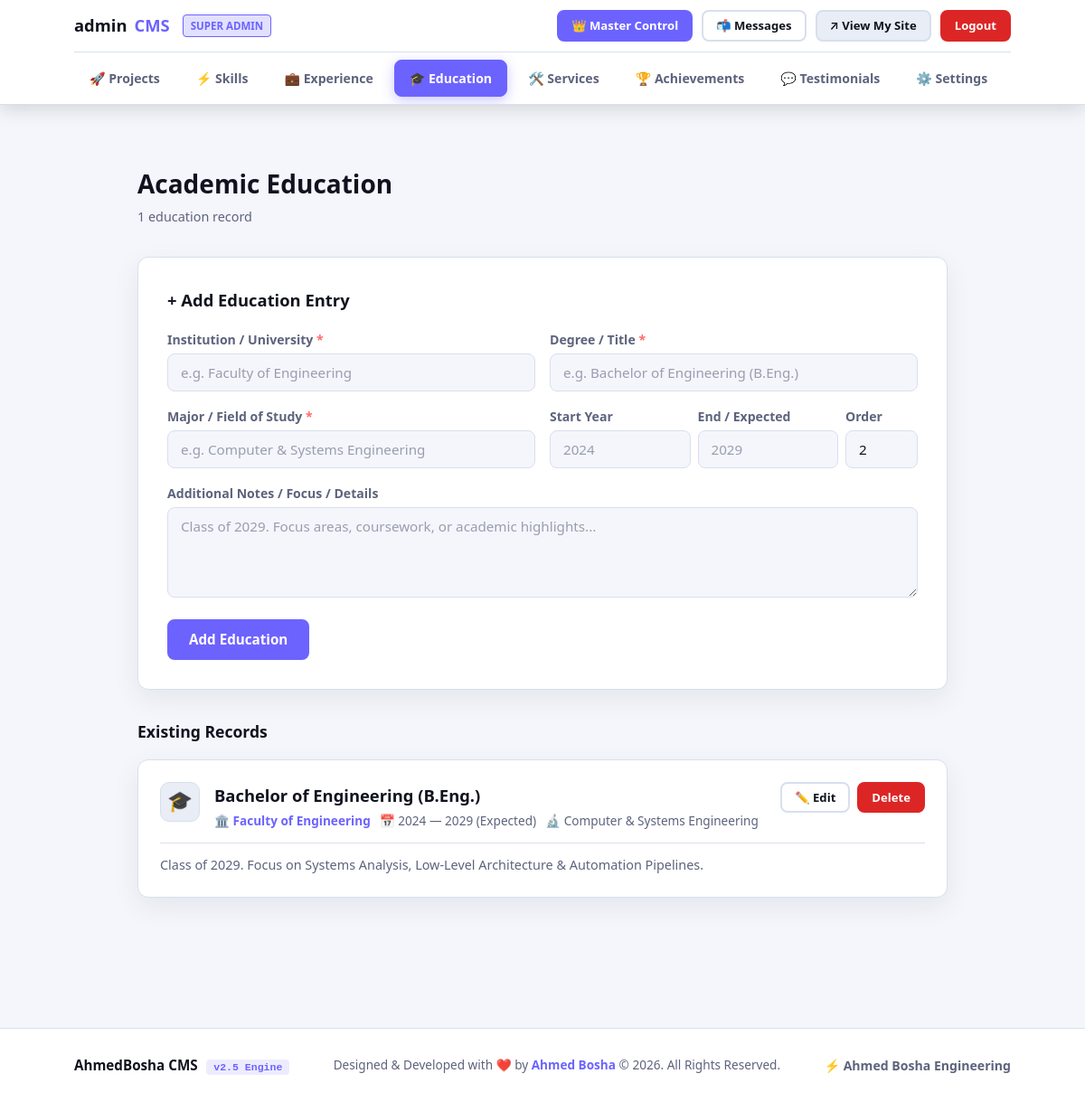
/admin/education (signed in), run on the app's committed database.
### tables this page shows
CREATE TABLE "site_settings" (
                id              INTEGER PRIMARY KEY AUTOINCREMENT,
                user_id         INTEGER DEFAULT 1,
                name            TEXT    DEFAULT 'Ahmed Bosha',
                logo_text       TEXT    DEFAULT 'AhmedBosha',
                site_title      TEXT    DEFAULT 'Ahmed Bosha — Engineering & Software Portfolio',
                greeting        TEXT    DEFAULT 'Hi, I''m',
                tagline         TEXT    DEFAULT 'Engineering Student & Software Developer',
                typing_texts    TEXT    DEFAULT 'Engineering Student,Software Developer,Problem Solver,Automation Enthusiast',
                bio             TEXT    DEFAULT 'Class of 2029. Passionate about automation, system analysis, and reverse engineering. I build tools that turn complex workflows into clean, efficient solutions.',
                footer_text     TEXT    DEFAULT '© 2026 Ahmed Bosha',
                profile_photo   TEXT,
                email           TEXT    DEFAULT 'ahmedbosha2566@gmail.com',
                github_url      TEXT    DEFAULT 'https://github.com/AhmedBosha',
                linkedin_url    TEXT,
                twitter_url     TEXT,
                resume_url      TEXT,
                color_primary   TEXT    DEFAULT '#6c63ff',
                color_accent    TEXT    DEFAULT '#ff6b6b',
                color_bg        TEXT    DEFAULT '#0c0c12',
                color_surface   TEXT    DEFAULT '#161622',
                color_text      TEXT    DEFAULT '#f0f0f8',
                admin_user      TEXT    DEFAULT 'admin',
                admin_pass_hash TEXT,
                theme_name      TEXT    DEFAULT 'default'
            );

CREATE TABLE education (
            id                  INTEGER PRIMARY KEY AUTOINCREMENT,
            institution         TEXT    NOT NULL,
            degree              TEXT    NOT NULL,
            field_of_study      TEXT    NOT NULL,
            start_year          TEXT    NOT NULL,
            end_year            TEXT    NOT NULL,
            grade_or_details    TEXT,
            sort_order          INTEGER DEFAULT 0
        , user_id INTEGER DEFAULT 1);

### app.py (the view)
@app.route("/admin/education")
@login_required
def admin_education():
    user_id = session.get("user_id", 1)
    db = get_db()
    items = db.execute("SELECT * FROM education WHERE user_id = ? ORDER BY sort_order ASC, start_year DESC", (user_id,)).fetchall()
    return render_template("admin/education.html", education_list=items)

### app.py (called while the page is built)
def get_db():
    if "db" not in g:
        g.db = sqlite3.connect(DATABASE, timeout=15.0)
        g.db.row_factory = sqlite3.Row
        g.db.execute("PRAGMA foreign_keys = ON")
        try:
            g.db.execute("PRAGMA journal_mode = WAL")
            g.db.execute("PRAGMA busy_timeout = 5000")
        except Exception:
            pass
    return g.db

def get_settings(user_id=None, db=None):
    if db is None:
        db = get_db()
    if user_id is None:
        user_id = session.get("user_id", 1)
    s = db.execute("SELECT * FROM site_settings WHERE user_id = ?", (user_id,)).fetchone()
    if not s:
        s = db.execute("SELECT * FROM site_settings WHERE user_id = 1 OR id = 1").fetchone()
    return s

@app.context_processor
def inject_globals():
    try:
        user_id = session.get("user_id", 1)
        db = get_db()
        settings = get_settings(user_id=user_id, db=db)
        master_settings = get_settings(user_id=1, db=db)
        unread = db.execute(
            "SELECT COUNT(*) FROM messages WHERE user_id = ? AND is_read = 0", (user_id,)
        ).fetchone()[0]
    except Exception:
        settings = None
        master_settings = None
        unread = 0
    return dict(settings=settings, master_settings=master_settings, unread_count=unread)

def login_required(view):
    @functools.wraps(view)
    def wrapped(**kwargs):
        if not session.get("user_id") and not session.get("admin_logged_in"):
            flash("Please log in to access the dashboard.", "warning")
            return redirect(url_for("admin_login"))
        return view(**kwargs)
    return wrapped

### templates/admin/education.html (shortened to what this page needs)
{% extends "base.html" %}
{% block body %}
{% set active_tab = 'education' %}
{% include "admin/nav.html" %}
<main class="admin-main">
    <div class="container" style="max-width:960px;">
        <div class="admin-header">
            <div>
                <h1 class="admin-header__title">Academic Education</h1>
                <p class="admin-header__subtitle">{{ education_list | length }} education record{{ 's' if education_list | length != 1 }}</p>
            </div>
        </div>
        <div class="form-card" style="margin-bottom: var(--space-lg);">
            <h3 style="margin-bottom: var(--space-md); font-size: 1.15rem; font-weight: 700;">+ Add Education Entry</h3>
            <form method="POST" action="{{ url_for('admin_add_education') }}">
                <div class="form-row">
                    <div class="form-group">
                        <label class="form-label" for="inst">Institution / University <span class="required">*</span></label>
                        <input class="form-input" type="text" id="inst" name="institution" placeholder="e.g. Faculty of Engineering" required>
                    </div>
                    <div class="form-group">
                        <label class="form-label" for="deg">Degree / Title <span class="required">*</span></label>
                        <input class="form-input" type="text" id="deg" name="degree" placeholder="e.g. Bachelor of Engineering (B.Eng.)" required>
                    </div>
                </div>
                <div class="form-row">
                    <div class="form-group">
                        <label class="form-label" for="field">Major / Field of Study <span class="required">*</span></label>
                        <input class="form-input" type="text" id="field" name="field_of_study" placeholder="e.g. Computer &amp; Systems Engineering" required>
                    </div>
                    <div class="form-group" style="display: grid; grid-template-columns: 1fr 1fr 80px; gap: 8px;">
                        <div>
                            <label class="form-label" for="s_yr">Start Year</label>
                            <input class="form-input" type="text" id="s_yr" name="start_year" placeholder="2024" required>
                        </div>
                        <div>
                            <label class="form-label" for="e_yr">End / Expected</label>
                            <input class="form-input" type="text" id="e_yr" name="end_year" placeholder="2029" required>
                        </div>
                        <div>
                            <label class="form-label" for="s_ord">Order</label>
                            <input class="form-input" type="number" id="s_ord" name="sort_order" value="{{ (education_list | length) + 1 }}">
                        </div>
                    </div>
                </div>
                <div class="form-group">
                    <label class="form-label" for="details">Additional Notes / Focus / Details</label>
                    <textarea class="form-input form-textarea" id="details" name="grade_or_details" rows="2" placeholder="Class of 2029. Focus areas, coursework, or academic highlights..."></textarea>
                </div>
                <button type="submit" class="btn btn--primary">Add Education</button>
            </form>
        </div>
        {% if education_list %}
            <h3 style="margin-bottom: var(--space-md); font-size: 1.1rem; font-weight: 700;">Existing Records</h3>
            {% for edu in education_list %}
            <div class="admin-item-card" id="card-edu-{{ edu.id }}">
                <div class="admin-item-card__header">
                    <div class="admin-item-card__info">
                        <div class="admin-item-card__icon">🎓</div>
                        <div>
                            <h4 class="admin-item-card__title">{{ edu.degree }}</h4>
                            <div class="admin-item-card__meta">
                                <span>🏛️ {{ edu.institution }}</span>
                                <span class="admin-item-card__meta-tag">📅 {{ edu.start_year }} — {{ edu.end_year }}</span>
                                <span class="admin-item-card__meta-tag">🔬 {{ edu.field_of_study }}</span>
                            </div>
                        </div>
                    </div>
                    <div class="admin-item-card__actions">
                        <button type="button" class="btn btn--sm btn--outline" onclick="toggleEdit('edit-edu-{{ edu.id }}')">
                            ✏️ Edit
                        </button>
                        <form method="POST" action="{{ url_for('admin_delete_education', item_id=edu.id) }}"
                              style="display:inline;" onsubmit="return confirm('Delete this education entry?');">
                            <button type="submit" class="btn btn--sm btn--danger">Delete</button>
                        </form>
                    </div>
                </div>
                {% if edu.grade_or_details %}
                <p class="admin-item-card__desc">{{ edu.grade_or_details }}</p>
                {% endif %}
            </div>
            {% endfor %}
        {% else %}
        <div class="empty-state">
            <p>No education records added yet. Add your university / degree above!</p>
        </div>
        {% endif %}
    </div>
</main>
{% include "admin/footer.html" %}
{% endblock %}

### templates/admin/nav.html (shortened to what this page needs)
<nav class="admin-nav">
    <div class="container">
        <div class="admin-nav__top">
            <a href="{{ url_for('admin_dashboard') }}" class="admin-nav__logo">
                {{ session.get('username', 'Portfolio') }}<span class="accent">CMS</span>
                {% if session.get('role') == 'admin' %}
                <span style="font-size: 0.72rem; font-weight: 700; padding: 2px 8px; border-radius: 4px; background: rgba(108, 99, 255, 0.2); color: var(--clr-primary); border: 1px solid var(--clr-primary); margin-left: 6px;">SUPER ADMIN</span>
                {% endif %}
            </a>
            <div class="admin-nav__top-actions">
                {% if session.get('role') == 'admin' %}
                <a href="{{ url_for('super_admin_dashboard') }}" class="btn btn--sm btn--primary">
                    👑 Master Control
                </a>
                {% endif %}
                <a href="{{ url_for('admin_messages') }}" class="btn btn--sm {% if active_tab == 'messages' %}btn--primary{% else %}btn--outline{% endif %}">
                    📬 Messages{% if unread_count %}<span class="badge">{{ unread_count }}</span>{% endif %}
                </a>
                <a href="{% if session.get('username') and session.get('username') != 'admin' %}{{ url_for('user_portfolio', username=session.get('username')) }}{% else %}{{ url_for('index') }}{% endif %}" target="_blank" rel="noopener" class="btn btn--sm btn--dark" title="View Public Portfolio">
                    ↗ View My Site
                </a>
                <a href="{{ url_for('admin_logout') }}" class="btn btn--sm btn--danger" title="Logout">
                    Logout
                </a>
            </div>
        </div>
        <div class="admin-tabs">
            <a href="{{ url_for('admin_dashboard') }}" class="admin-tab {% if active_tab == 'projects' %}active{% endif %}">
                🚀 Projects
            </a>
            <a href="{{ url_for('admin_skills') }}" class="admin-tab {% if active_tab == 'skills' %}active{% endif %}">
                ⚡ Skills
            </a>
            <a href="{{ url_for('admin_experience') }}" class="admin-tab {% if active_tab == 'experience' %}active{% endif %}">
                💼 Experience
            </a>
            <a href="{{ url_for('admin_education') }}" class="admin-tab {% if active_tab == 'education' %}active{% endif %}">
                🎓 Education
            </a>
            <a href="{{ url_for('admin_services') }}" class="admin-tab {% if active_tab == 'services' %}active{% endif %}">
                🛠️ Services
            </a>
            <a href="{{ url_for('admin_achievements') }}" class="admin-tab {% if active_tab == 'achievements' %}active{% endif %}">
                🏆 Achievements
            </a>
            <a href="{{ url_for('admin_testimonials') }}" class="admin-tab {% if active_tab == 'testimonials' %}active{% endif %}">
                💬 Testimonials
            </a>
            <a href="{{ url_for('admin_settings') }}" class="admin-tab {% if active_tab == 'settings' %}active{% endif %}">
                ⚙️ Settings
            </a>
            <a href="{{ url_for('admin_profile') }}" class="admin-tab {% if active_tab == 'profile' %}active{% endif %}">
            </a>
        </div>
    </div>
</nav>

### data on the page
site_settings: get "admin"
education: degree "Bachelor of Engineering (B.Eng.)", institution "Faculty of Engineering", start_year "2024", end_year "2029 (Expected)", field_of_study "Computer & Systems Engineering", grade_or_details "Class of 2029. Focus on Systems Analysis, Low-Level Architecture & Automation Pipelines."

### other printed values
{{ education_list | length }} "1"
